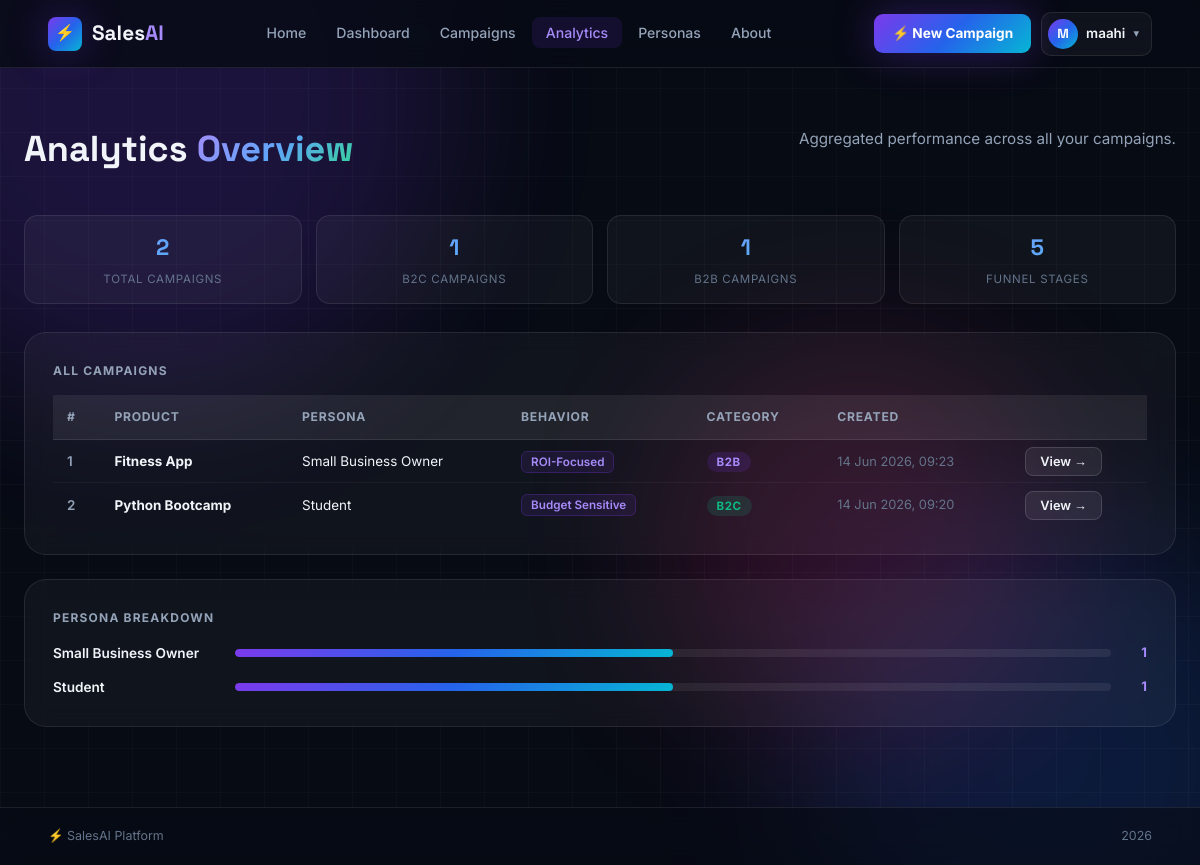
Screenshot of /analytics (signed in) with the database file from the repository.
### models.py (models this page shows, shortened)
class Base(DeclarativeBase):
    pass

class User(Base):
    __tablename__ = "users"
    id            = Column(Integer, primary_key=True)
    username      = Column(String(80),  nullable=False, unique=True)
    email         = Column(String(120), nullable=False, unique=True)
    password_hash = Column(String(256), nullable=True)   # nullable for OAuth users
    oauth_provider= Column(String(30),  nullable=True)   # google / github / None
    oauth_id      = Column(String(120), nullable=True)   # provider user id
    avatar_url    = Column(String(300), nullable=True)   # profile picture
    created_at    = Column(DateTime, default=datetime.utcnow)
    def to_dict(self):
        return {
            "id":       self.id,
            "username": self.username,
            "email":    self.email,
        }

class Campaign(Base):
    __tablename__ = "campaigns"
    id                = Column(Integer, primary_key=True)
    user_id           = Column(Integer, ForeignKey("users.id"), nullable=True)
    product_name      = Column(String(200), nullable=False)
    category          = Column(String(50),  nullable=False)
    persona           = Column(String(100), nullable=False)
    behavior          = Column(String(100), nullable=False)
    status            = Column(String(30),  default="active")
    execution_status  = Column(String(30),  default="draft")
    created_at        = Column(DateTime,    default=datetime.utcnow)
    stages          = relationship("StrategyStage",   back_populates="campaign", cascade="all, delete")
    posts           = relationship("GeneratedPost",   back_populates="campaign", cascade="all, delete")
    analytics       = relationship("Analytics",       back_populates="campaign", uselist=False, cascade="all, delete")
    recommendations = relationship("Recommendation",  back_populates="campaign", cascade="all, delete")
    def to_dict(self):
        return {
            "id":               self.id,
            "user_id":          self.user_id,
            "product_name":     self.product_name,
            "category":         self.category,
            "persona":          self.persona,
            "behavior":         self.behavior,
            "status":           self.status,
            "execution_status": self.execution_status,
            "created_at":       self.created_at.strftime("%d %b %Y, %H:%M"),
        }

### routes/main_routes.py (the view)
@main_bp.route("/analytics")
@login_required
def analytics_page():
    campaigns = get_all_campaigns(user_id=current_uid())
    return render_template("analytics.html", campaigns=campaigns,
                           user=current_user())

### routes/main_routes.py (called while the page is built)
def login_required(f):
    @wraps(f)
    def decorated(*args, **kwargs):
        if "user_id" not in session:
            return redirect(url_for("main.login_page", next=request.path))
        return f(*args, **kwargs)
    return decorated

def current_user():
    uid = session.get("user_id")
    return get_user_by_id(uid) if uid else None

def current_uid():
    return session.get("user_id")

### services/auth_service.py (called while the page is built)
def get_user_by_id(user_id: int) -> dict | None:
    db = Session()
    try:
        user = db.query(User).filter_by(id=user_id).first()
        return user.to_dict() if user else None
    finally:
        db.close()

### services/strategy_service.py (called while the page is built)
def get_all_campaigns(user_id=None):
    db = Session()
    try:
        q = db.query(Campaign).order_by(Campaign.created_at.desc())
        if user_id is not None:
            q = q.filter_by(user_id=user_id)
        return [c.to_dict() for c in q.all()]
    finally:
        db.close()

### templates/analytics.html (shortened to what this page needs)
{% extends "base.html" %}
{% block content %}
<div class="page-hdr">
  <h1 class="page-title">Analytics <span class="g-text">Overview</span></h1>
  <p class="page-sub">Aggregated performance across all your campaigns.</p>
</div>
{% if not campaigns %}
<div class="empty-state">
  <div class="es-icon">📊</div>
  <h3>No data yet</h3>
  <p>Generate your first campaign to see analytics.</p>
  <a href="/dashboard" class="btn-neon" style="margin-top:16px">Generate Now →</a>
</div>
{% else %}
<div class="metric-row">
  <div class="metric-card large">
    <div class="mc-val">{{ campaigns|length }}</div>
    <div class="mc-lbl">Total Campaigns</div>
  </div>
  <div class="metric-card large">
    <div class="mc-val">{{ campaigns|selectattr('category','equalto','B2C')|list|length }}</div>
    <div class="mc-lbl">B2C Campaigns</div>
  </div>
  <div class="metric-card large">
    <div class="mc-val">{{ campaigns|selectattr('category','equalto','B2B')|list|length }}</div>
    <div class="mc-lbl">B2B Campaigns</div>
  </div>
  <div class="metric-card large">
    <div class="mc-val">5</div>
    <div class="mc-lbl">Funnel Stages</div>
  </div>
</div>
<div class="glass-card" style="margin-top:24px">
  <div class="section-eyebrow">All Campaigns</div>
  <div class="table-scroll">
    <table class="compare-tbl">
      <thead>
        <tr><th>#</th><th>Product</th><th>Persona</th><th>Behavior</th><th>Category</th><th>Created</th><th></th></tr>
      </thead>
      <tbody>
        {% for c in campaigns %}
        <tr>
          <td>{{ loop.index }}</td>
          <td><strong>{{ c.product_name }}</strong></td>
          <td>{{ c.persona }}</td>
          <td><span class="beh-tag">{{ c.behavior }}</span></td>
          <td><span class="cc-cat {{ c.category|lower }}">{{ c.category }}</span></td>
          <td style="color:var(--muted);font-size:.8rem">{{ c.created_at }}</td>
          <td><a href="/campaigns/{{ c.id }}" class="btn-sm">View →</a></td>
        </tr>
        {% endfor %}
      </tbody>
    </table>
  </div>
</div>
<div class="glass-card" style="margin-top:24px">
  <div class="section-eyebrow">Persona Breakdown</div>
  <div class="persona-breakdown" id="persona-breakdown">
    {% set persona_counts = {} %}
    {% for c in campaigns %}
      {% if c.persona in persona_counts %}
        {% set _ = persona_counts.update({c.persona: persona_counts[c.persona] + 1}) %}
      {% else %}
        {% set _ = persona_counts.update({c.persona: 1}) %}
      {% endif %}
    {% endfor %}
    {% for persona, count in persona_counts.items() %}
    <div class="pb-row">
      <span class="pb-name">{{ persona }}</span>
      <div class="pb-bar-wrap">
        <div class="pb-bar" style="width:{{ (count / campaigns|length * 100)|round|int }}%"></div>
      </div>
      <span class="pb-count">{{ count }}</span>
    </div>
    {% endfor %}
  </div>
</div>
{% endif %}
{% endblock %}

### templates/base.html (shortened to what this page needs)
<!DOCTYPE html>
<html lang="en">
<head>
  <link rel="stylesheet" href="/static/css/style.css"/>
  <link rel="stylesheet" href="/static/css/auth.css"/>
</head>
<body>
<div class="ambient" aria-hidden="true">
  <div class="orb o1"></div>
  <div class="orb o2"></div>
  <div class="orb o3"></div>
  <div class="grid-overlay"></div>
</div>
<nav class="navbar" id="navbar">
  <a href="/" class="nav-brand">
    <div class="brand-icon"><span>⚡</span></div>
    <span class="brand-name">Sales<em>AI</em></span>
  </a>
  <ul class="nav-menu" id="nav-menu">
    <li><a href="/"          class="nm-link {% if request.path=='/' %}active{% endif %}">Home</a></li>
    <li><a href="/dashboard" class="nm-link {% if request.path=='/dashboard' %}active{% endif %}">Dashboard</a></li>
    <li><a href="/campaigns" class="nm-link {% if request.path=='/campaigns' %}active{% endif %}">Campaigns</a></li>
    <li><a href="/analytics" class="nm-link {% if request.path=='/analytics' %}active{% endif %}">Analytics</a></li>
    <li><a href="/personas"  class="nm-link {% if request.path=='/personas' %}active{% endif %}">Personas</a></li>
    <li><a href="/about"     class="nm-link {% if request.path=='/about' %}active{% endif %}">About</a></li>
  </ul>
  <div class="nav-end">
    <a href="/dashboard" class="nav-cta-btn">⚡ New Campaign</a>
    {% if session.user_id %}
    <div class="user-menu">
      <div class="um-trigger" onclick="this.parentElement.classList.toggle('open')">
        <div class="um-avatar">{{ session.username[0]|upper }}</div>
        <span class="um-name">{{ session.username }}</span>
        <span class="um-caret">▾</span>
      </div>
    </div>
    {% else %}
    <a href="/login" class="nav-login-btn">Sign In</a>
    {% endif %}
  </div>
</nav>
<main class="main-wrap">
  {% block content %}{% endblock %}
</main>
<footer class="footer">
  <span>⚡ SalesAI Platform</span>
  <span>2026</span>
</footer>
</body>
</html>

### static/css/auth.css (style rules this page uses)
.user-menu { position: relative; z-index: 200; }
.um-trigger { display: flex; align-items: center; gap: 8px; background: var(--surface); border: 1px solid var(--border); border-radius: 10px; padding: 6px 12px 6px 6px; cursor: pointer; transition: var(--transition); user-select: none; }
.um-avatar { width: 30px; height: 30px; border-radius: 50%; background: var(--grad-main); display: flex; align-items: center; justify-content: center; font-family: 'Space Grotesk', sans-serif; font-size: .82rem; font-weight: 800; color: #fff; flex-shrink: 0; }
.um-name { font-size: .84rem; font-weight: 600; color: var(--text); max-width: 80px; overflow: hidden; text-overflow: ellipsis; white-space: nowrap; }
.um-caret { font-size: .7rem; color: var(--muted2); transition: transform .2s; }

### rows the page displays
User: username "maahi"
Campaign: product_name "Fitness App", persona "Small Business Owner", behavior "ROI-Focused", category "B2B", created_at "14 Jun 2026, 09:23", {{ (count / campaigns|length * 100)|round|int }} 50 (drawn), user "1"
Campaign: product_name "Python Bootcamp", persona "Student", behavior "Budget Sensitive", category "B2C", created_at "14 Jun 2026, 09:20", {{ (count / campaigns|length * 100)|round|int }} 50 (drawn), user "1"

### other values shown
{{ session.username[0]|upper }} "M"
{{ campaigns|length }} "2"
{{ campaigns|selectattr('category','equalto','B2C')|list|length }} "1"
{{ campaigns|selectattr('category','equalto','B2B')|list|length }} "1"
